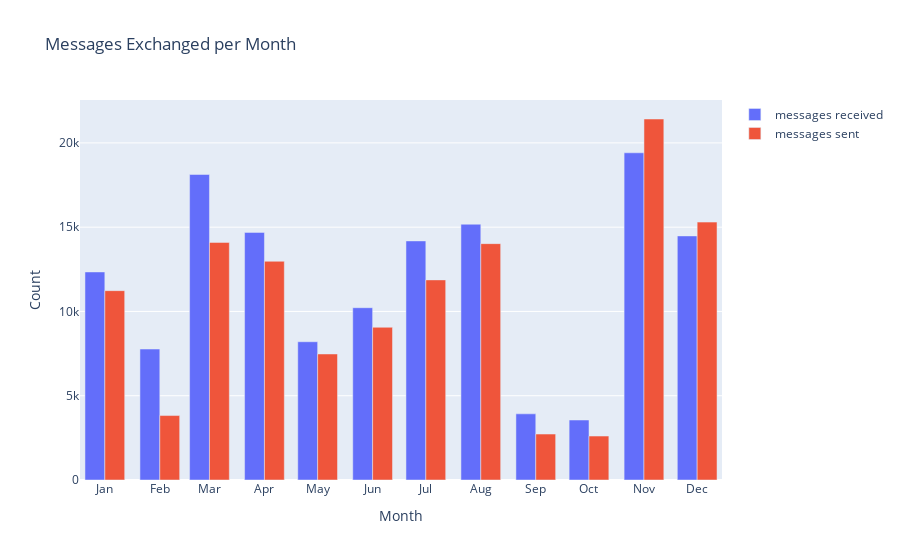

The cell this chart's notebook holds for it:
### Markdown cell above
## Combining these two barcharts into one figure

### Code cell
fig = go.Figure()

dates = pd.date_range('2018-01', '2018-12', freq = 'MS')
fig.add_bar(x = dates, y = msgs_received_per_month_df['count'], name = 'messages received')
fig.add_bar(x = dates, y = counts_per_month_df['count'], name = 'messages sent')
fig.layout.xaxis.tickvals = pd.date_range('2018-01', '2018-12', freq = 'MS')
fig.layout.xaxis.tickformat = '%b'
fig.update_layout(
    title = 'Messages Exchanged per Month',
    xaxis_title = 'Month',
    yaxis_title = 'Count'
)
fig.show()

### Figure 1 — Plotly figure (JSON) as saved in the notebook; plotly's stock layout.template omitted (floating-point values rounded to 4 significant figures)
{"data": [{"name": "messages received", "type": "bar", "x": ["2018-01-01T00:00:00", "2018-02-01T00:00:00", "2018-03-01T00:00:00", "2018-04-01T00:00:00", "2018-05-01T00:00:00", "2018-06-01T00:00:00", "2018-07-01T00:00:00", "2018-08-01T00:00:00", "2018-09-01T00:00:00", "2018-10-01T00:00:00", "2018-11-01T00:00:00", "2018-12-01T00:00:00"], "y": [12344, 7770, 18127, 14691, 8203, 10222, 14185, 15175, 3925, 3560, 19413, 14481]}, {"name": "messages sent", "type": "bar", "x": ["2018-01-01T00:00:00", "2018-02-01T00:00:00", "2018-03-01T00:00:00", "2018-04-01T00:00:00", "2018-05-01T00:00:00", "2018-06-01T00:00:00", "2018-07-01T00:00:00", "2018-08-01T00:00:00", "2018-09-01T00:00:00", "2018-10-01T00:00:00", "2018-11-01T00:00:00", "2018-12-01T00:00:00"], "y": [11234, 3823, 14097, 12977, 7477, 9061, 11872, 14024, 2726, 2607, 21418, 15301]}], "layout": {"title": {"text": "Messages Exchanged per Month"}, "xaxis": {"tickformat": "%b", "tickvals": ["2018-01-01T00:00:00", "2018-02-01T00:00:00", "2018-03-01T00:00:00", "2018-04-01T00:00:00", "2018-05-01T00:00:00", "2018-06-01T00:00:00", "2018-07-01T00:00:00", "2018-08-01T00:00:00", "2018-09-01T00:00:00", "2018-10-01T00:00:00", "2018-11-01T00:00:00", "2018-12-01T00:00:00"], "title": {"text": "Month"}}, "yaxis": {"title": {"text": "Count"}}}}
